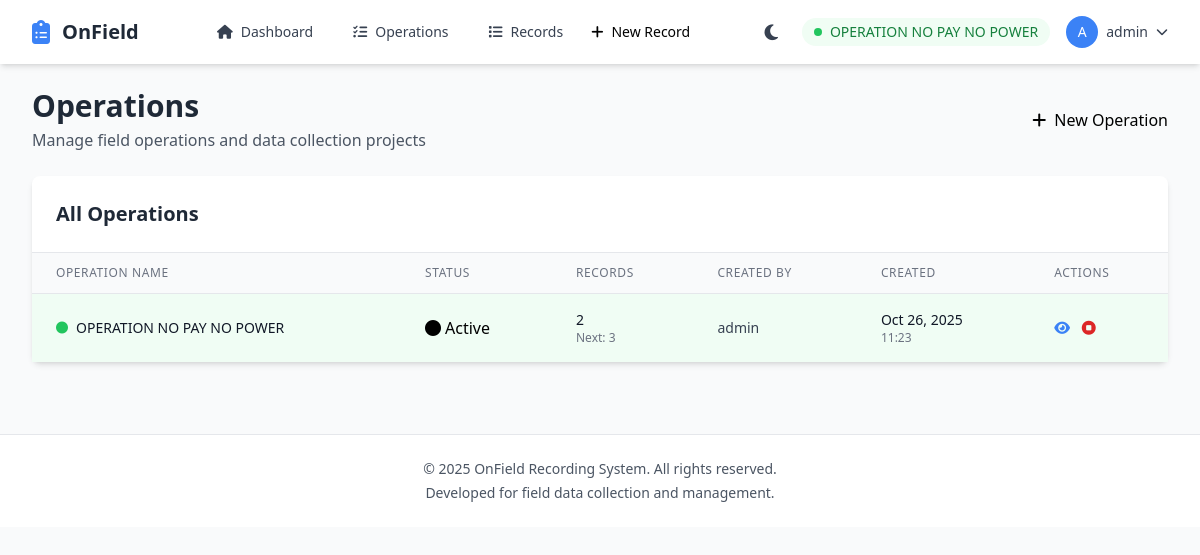
The page /operations/ (signed in) on the database its author committed.
### DataForm/models.py (models this page shows, shortened)
class Operation(models.Model):
    name = models.CharField(max_length=200, unique=True)
    description = models.TextField(blank=True)
    created_by = models.ForeignKey(User, on_delete=models.PROTECT, related_name='operations_created')
    created_at = models.DateTimeField(auto_now_add=True)
    updated_at = models.DateTimeField(auto_now=True)
    is_active = models.BooleanField(default=False, db_index=True)
    start_at = models.DateTimeField(null=True, blank=True)
    end_at = models.DateTimeField(null=True, blank=True)
    next_record_seq = models.IntegerField(default=1, help_text="Next sequence number for record numbering")
    is_deleted = models.BooleanField(default=False)
    closed_at = models.DateTimeField(null=True, blank=True)
    closed_by = models.ForeignKey(User, on_delete=models.SET_NULL, null=True, blank=True, related_name='operations_closed')
    class Meta:
        verbose_name = 'Operation'
        verbose_name_plural = 'Operations'
        ordering = ['-created_at']
        indexes = [
            models.Index(fields=['is_active', '-created_at']),
            models.Index(fields=['is_deleted']),
        ]
        constraints = [
            models.CheckConstraint(
                check=models.Q(is_active=False) | models.Q(is_deleted=False),
                name='no_active_deleted_operation'
            )
        ]
    @property
    def total_records(self):
        return self.records.filter(is_deleted=False).count()

### DataForm/views.py (the view)
# urls.py: path('operations/', views.operation_list, name='operation_list'),
@admin_required
def operation_list(request):
    operations = Operation.objects.filter(is_deleted=False).order_by('-created_at')
    for op in operations:
        op.record_count = Record.objects.filter(operation=op, is_deleted=False).count()
    context = {
        'operations': operations,
    }
    return render(request, 'dataform/operation_list.html', context)

### DataForm/context_processors.py (called while the page is built)
def active_operation(request):
    if request.user.is_authenticated:
        active_op = Operation.objects.filter(is_active=True, is_deleted=False).first()
        return {'active_operation': active_op}
    return {'active_operation': None}

### DataForm/templates/dataform/operation_list.html (shortened to what this page needs)
{% extends "dataform/base.html" %}
{% block content %}
<div class="space-y-6">
    <div class="flex items-center justify-between">
        <div>
            <h1 class="text-3xl font-bold text-gray-800 dark:text-white">Operations</h1>
            <p class="text-gray-600 dark:text-gray-400 mt-1">Manage field operations and data collection projects</p>
        </div>
        <a href="{% url 'operation_create' %}" class="btn btn-primary">
            <i class="fas fa-plus mr-2"></i>New Operation
        </a>
    </div>
    <div class="bg-white dark:bg-gray-800 rounded-lg shadow-md">
        <div class="p-6 border-b dark:border-gray-700">
            <h2 class="text-xl font-semibold text-gray-800 dark:text-white">All Operations</h2>
        </div>
        {% if operations %}
        <div class="overflow-x-auto">
            <table class="min-w-full divide-y divide-gray-200 dark:divide-gray-700">
                <thead class="bg-gray-50 dark:bg-gray-900">
                    <tr>
                        <th class="px-6 py-3 text-left text-xs font-medium text-gray-500 dark:text-gray-400 uppercase tracking-wider">Operation Name</th>
                        <th class="px-6 py-3 text-left text-xs font-medium text-gray-500 dark:text-gray-400 uppercase tracking-wider">Status</th>
                        <th class="px-6 py-3 text-left text-xs font-medium text-gray-500 dark:text-gray-400 uppercase tracking-wider">Records</th>
                        <th class="px-6 py-3 text-left text-xs font-medium text-gray-500 dark:text-gray-400 uppercase tracking-wider">Created By</th>
                        <th class="px-6 py-3 text-left text-xs font-medium text-gray-500 dark:text-gray-400 uppercase tracking-wider">Created</th>
                        <th class="px-6 py-3 text-left text-xs font-medium text-gray-500 dark:text-gray-400 uppercase tracking-wider">Actions</th>
                    </tr>
                </thead>
                <tbody class="bg-white dark:bg-gray-800 divide-y divide-gray-200 dark:divide-gray-700">
                    {% for operation in operations %}
                    <tr class="hover:bg-gray-50 dark:hover:bg-gray-700 {% if operation.is_active %}bg-green-50 dark:bg-green-900/20{% endif %}">
                        <td class="px-6 py-4">
                            <div class="flex items-center">
                                {% if operation.is_active %}
                                <i class="fas fa-circle text-green-500 text-xs mr-2 animate-pulse"></i>
                                {% endif %}
                                <div>
                                    <div class="text-sm font-medium text-gray-900 dark:text-white">{{ operation.name }}</div>
                                </div>
                            </div>
                        </td>
                        <td class="px-6 py-4 whitespace-nowrap">
                            {% if operation.is_active %}
                            <span class="badge badge-success">
                                <i class="fas fa-circle animate-pulse mr-1"></i>Active
                            </span>
                            {% else %}
                            <span class="badge badge-gray">Closed</span>
                            {% endif %}
                        </td>
                        <td class="px-6 py-4 whitespace-nowrap">
                            <div class="text-sm text-gray-900 dark:text-white font-medium">{{ operation.total_records }}</div>
                            <div class="text-xs text-gray-500 dark:text-gray-400">
                                Next: {{ operation.next_record_seq }}
                            </div>
                        </td>
                        <td class="px-6 py-4 whitespace-nowrap">
                            <div class="text-sm text-gray-700 dark:text-gray-300">{{ operation.created_by.username }}</div>
                        </td>
                        <td class="px-6 py-4 whitespace-nowrap">
                            <div class="text-sm text-gray-900 dark:text-white">{{ operation.created_at|date:"M d, Y" }}</div>
                            <div class="text-xs text-gray-500 dark:text-gray-400">{{ operation.created_at|time:"H:i" }}</div>
                        </td>
                        <td class="px-6 py-4 whitespace-nowrap text-sm space-x-2">
                            <a href="{% url 'operation_detail' operation.pk %}" class="text-primary hover:text-blue-600 dark:text-blue-400 dark:hover:text-blue-300" title="View Details">
                                <i class="fas fa-eye"></i>
                            </a>
                            {% if operation.is_active %}
                            <a href="{% url 'operation_close' operation.pk %}" class="text-red-600 hover:text-red-800 dark:text-red-400 dark:hover:text-red-300" title="Close Operation">
                                <i class="fas fa-stop-circle"></i>
                            </a>
                            {% else %}
                            <a href="{% url 'operation_activate' operation.pk %}" class="text-green-600 hover:text-green-800 dark:text-green-400 dark:hover:text-green-300" title="Activate Operation">
                                <i class="fas fa-play-circle"></i>
                            </a>
                            {% endif %}
                        </td>
                    </tr>
                    {% endfor %}
                </tbody>
            </table>
        </div>
        {% endif %}
    </div>
</div>
{% endblock %}

### DataForm/templates/dataform/base.html (shortened to what this page needs)
<!DOCTYPE html>
<html lang="en" class="dark-mode-transition">
<head>
    <script src="https://cdn.tailwindcss.com"></script>
    <link rel="stylesheet" href="https://cdnjs.cloudflare.com/ajax/libs/font-awesome/6.4.0/css/all.min.css">
</head>
<body class="bg-gray-50 dark:bg-gray-900 min-h-screen dark-mode-transition">
    {% if user.is_authenticated %}
    <nav class="bg-white dark:bg-gray-800 shadow-md sticky top-0 z-50 dark-mode-transition">
        <div class="max-w-7xl mx-auto px-4 sm:px-6 lg:px-8">
            <div class="flex justify-between h-16">
                <div class="flex items-center">
                    <a href="{% url 'dashboard' %}" class="flex items-center space-x-3">
                        <i class="fas fa-clipboard-list text-2xl text-primary"></i>
                        <span class="text-xl font-bold text-gray-800 dark:text-white">OnField</span>
                    </a>
                </div>
                <div class="hidden md:flex items-center space-x-4">
                    <a href="{% url 'dashboard' %}" class="text-gray-700 dark:text-gray-300 hover:text-primary dark:hover:text-primary px-3 py-2 rounded-md text-sm font-medium">
                        <i class="fas fa-home mr-2"></i>Dashboard
                    </a>
                    {% if user.profile.role == 'admin' %}
                    <a href="{% url 'operation_list' %}" class="text-gray-700 dark:text-gray-300 hover:text-primary dark:hover:text-primary px-3 py-2 rounded-md text-sm font-medium">
                        <i class="fas fa-tasks mr-2"></i>Operations
                    </a>
                    {% endif %}
                    <a href="{% url 'record_list' %}" class="text-gray-700 dark:text-gray-300 hover:text-primary dark:hover:text-primary px-3 py-2 rounded-md text-sm font-medium">
                        <i class="fas fa-list mr-2"></i>Records
                    </a>
                    <a href="{% url 'record_create' %}" class="btn btn-primary text-sm">
                        <i class="fas fa-plus mr-2"></i>New Record
                    </a>
                </div>
                <div class="flex items-center space-x-4">
                    <button onclick="toggleDarkMode()" class="p-2 text-gray-700 dark:text-gray-300 hover:text-primary dark:hover:text-primary rounded-lg hover:bg-gray-100 dark:hover:bg-gray-700 transition-colors" title="Toggle Dark Mode">
                        <i class="fas fa-moon dark:hidden text-lg"></i>
                    </button>
                    {% if active_operation %}
                    <div class="hidden sm:flex items-center space-x-2 bg-green-50 dark:bg-green-900 px-3 py-1 rounded-full">
                        <span class="w-2 h-2 bg-green-500 rounded-full animate-pulse"></span>
                        <span class="text-sm text-green-700 dark:text-green-300 font-medium">{{ active_operation.name }}</span>
                    </div>
                    {% else %}
                    <div class="hidden sm:flex items-center space-x-2 bg-red-50 dark:bg-red-900 px-3 py-1 rounded-full">
                        <span class="w-2 h-2 bg-red-500 rounded-full"></span>
                        <span class="text-sm text-red-700 dark:text-red-300 font-medium">No Active Operation</span>
                    </div>
                    {% endif %}
                    <div class="relative" x-data="{ open: false }">
                        <button @click="open = !open" class="flex items-center space-x-2 text-gray-700 dark:text-gray-300 hover:text-primary dark:hover:text-primary">
                            <div class="w-8 h-8 bg-primary text-white rounded-full flex items-center justify-center">
                                <span class="text-sm font-medium">{{ user.username|slice:":1"|upper }}</span>
                            </div>
                            <span class="hidden md:block text-sm font-medium">{{ user.username }}</span>
                            <i class="fas fa-chevron-down text-xs"></i>
                        </button>
                    </div>
                </div>
            </div>
        </div>
    </nav>
    {% endif %}
    <main class="{% if user.is_authenticated %}max-w-7xl mx-auto px-4 sm:px-6 lg:px-8 py-6{% endif %}">
        {% block content %}{% endblock %}
    </main>
    <footer class="bg-white dark:bg-gray-800 border-t dark:border-gray-700 mt-12 py-6">
        <div class="max-w-7xl mx-auto px-4 sm:px-6 lg:px-8">
            <div class="text-center text-gray-600 dark:text-gray-400 text-sm">
                <p>&copy; 2025 OnField Recording System. All rights reserved.</p>
                <p class="mt-1">Developed for field data collection and management.</p>
            </div>
        </div>
    </footer>
</body>
</html>

### DataForm/templates/dataform/base.html (style rules this page uses)
.dark-mode-transition { transition: background-color 0.3s ease, color 0.3s ease; }
.btn { @apply px-6 py-3 rounded-lg font-medium transition-all duration-200 inline-flex items-center justify-center; }
.btn-primary { @apply bg-primary text-white hover:bg-blue-600 active:bg-blue-700; }
.badge { @apply inline-flex items-center px-3 py-1 rounded-full text-sm font-medium; }
.badge-success { @apply bg-green-100 text-green-800 dark:bg-green-900 dark:text-green-200; }

### rows shown on the page
Operation: name "OPERATION NO PAY NO POWER", is_active True (drawn), total_records "2", next_record_seq "3", created_by.username "admin", created_at "Oct 26, 2025", created_at "11:23"

### other values the page prints
{{ user.username|slice:":1"|upper }} "A"
{{ user.username }} "admin"
